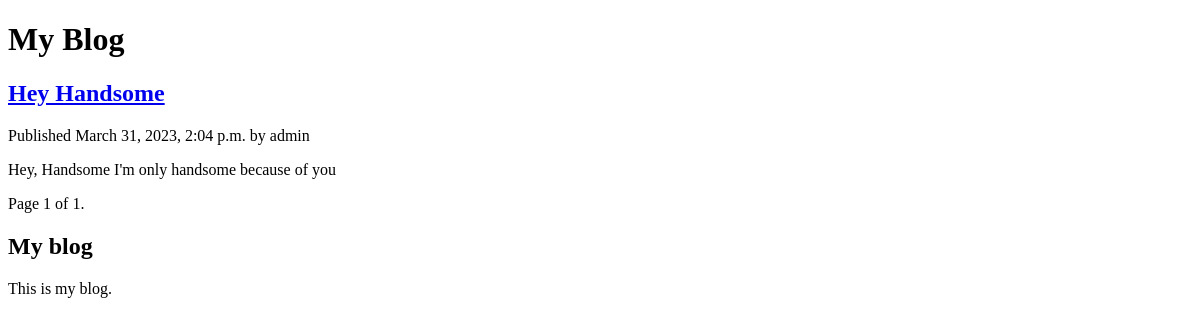
The page /blog/ on the database as committed earlier.
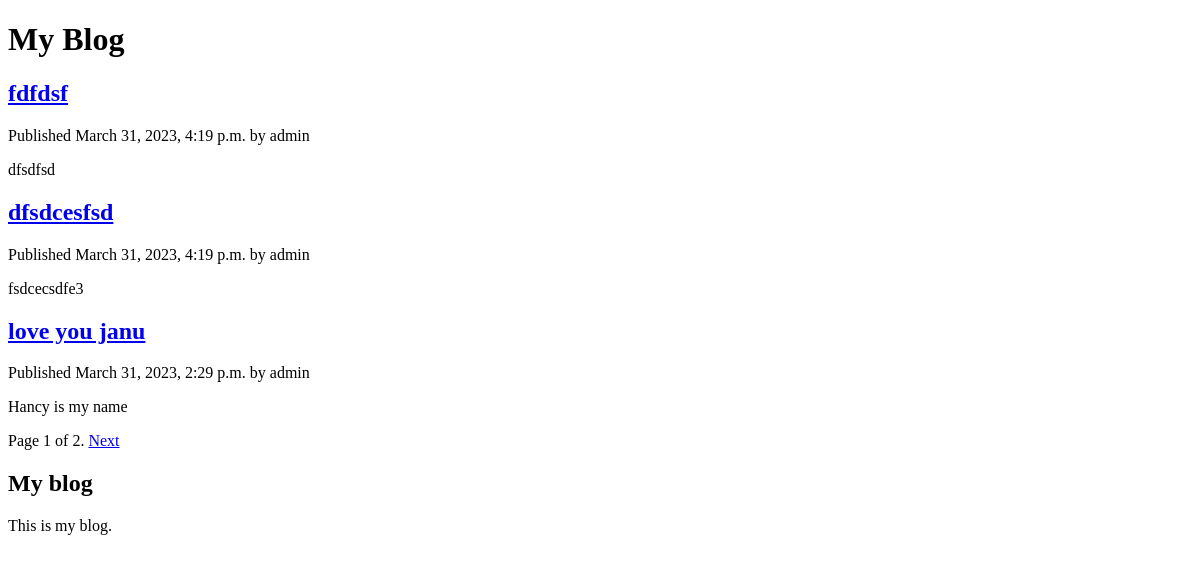
The same page on the database as committed later.
### blog/models.py (models this page shows, shortened)
class Post(models.Model):
    class Status(models.TextChoices):
        DRAFT = 'DF', 'Draft'
        PUBLISHED = 'PB', 'Published'
    title = models.CharField(max_length=250)
    slug = models.SlugField(max_length=250)
    author = models.ForeignKey(User,on_delete=models.CASCADE,related_name='blog_posts',unique_for_date='publish')
    body = models.TextField()
    publish = models.DateTimeField(default=timezone.now)
    created = models.DateTimeField(auto_now_add=True)
    status = models.CharField(max_length=2, choices=Status.choices, default=Status.DRAFT)
    objects=models.Manager()
    published = PublishedManager()
    def get_absolute_url(self):
        return reverse('blog:post_detail',args=[self.publish.year,
                                                self.publish.month,
                                                self.publish.day,
                                                self.slug])
    class Meta:
        ordering = ['-publish']
        indexes = [
            models.Index(fields=['-publish'])
        ]

### blog/views.py (the view)
# urls.py: path('',views.post_list,name='post_list'),
def post_list(request):
    posts = Post.published.all()
    paginator = Paginator(posts,3)
    page_number = request.GET.get('page')
    post = paginator.get_page(page_number)
    return render(request, "blog/post/list.html", {'post': post})

### blog/models.py (called while the page is built)
    def get_queryset(self):
        return super().get_queryset().filter(status=Post.Status.PUBLISHED)

### blog/templates/blog/post/list.html (shortened to what this page needs)
{% extends "blog/base.html" %}
{% block content %}
 <h1>My Blog</h1>
 {% for post in post %}
 <h2>
 <a href="{{ post.get_absolute_url }}">
 {{ post.title }}
 </a>
 </h2>
 <p class="date">
 Published {{ post.publish }} by {{ post.author }}
 </p>
 {{ post.body|truncatewords:30|linebreaks }}
 {% endfor %}
    {% include "pagination.html" with page=post %}
{% endblock %}

### blog/templates/blog/base.html (shortened to what this page needs)
{% load static %}
<!DOCTYPE html>
<html>
<head>
</head>
<body>
 <div id="content">
 {% block content %}
 {% endblock %}
 </div>
 <div id="sidebar">
 <h2>My blog</h2>
 <p>This is my blog.</p>
 </div>
</body>
</html>

### blog/templates/pagination.html (shortened to what this page needs)
<div class="pagination">
 <span class="step-links">
 <span class="current">
 Page {{ page.number }} of {{ page.paginator.num_pages }}.
 </span>
 {% if page.has_next %}
 <a href="?page={{ page.next_page_number }}">Next</a>
 {% endif %}
 </span>
</div>

Rows that differ between the two databases and show on the page:
no longer on this page (row unchanged): Post: title "Hey Handsome", publish "March 31, 2023, 2:04 p.m.", author "admin", body "Hey, Handsome I'm only handsome because of you"
added Post: title "fdfdsf", publish "March 31, 2023, 4:19 p.m.", author "admin", body "dfsdfsd"
added Post: title "dfsdcesfsd", publish "March 31, 2023, 4:19 p.m.", author "admin", body "fsdcecsdfe3"
now on this page (row edited): Post: title "love you janu", publish "March 31, 2023, 2:29 p.m.", author "admin", body "Hancy is my name"
Other text that changed with them:
{{ page.paginator.num_pages }}: "1" → "2"
text now shown: "Next"
